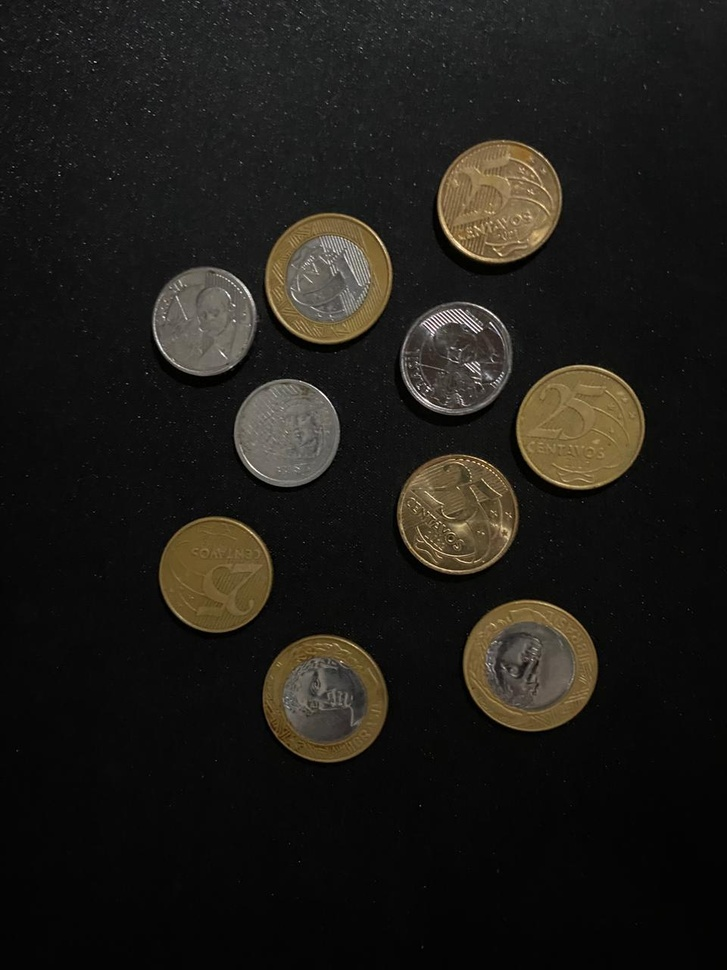
#> input picture CICLO-1/MODULO-10-VISAO-COMPUTACIONAL/AULA-05-SEGMENTACAO-DE-IMAGENS/ATIVIDADE/Q01/minhas_moedas.jpeg, 727 x 970 px, shrunk from 960 x 1280 before the run
$ python Q01.py
#> lines starting #> are read from the running program, lines starting #| are printed output that depends on the picture; after the words box and inside, x2 and y2 are one past the last pixel; in counts of white or black regions, pixels touching at a corner belong together; long printed decimals are rounded
import cv2
import matplotlib.pyplot as plt
import numpy as np


img = cv2.imread("minhas_moedas.jpeg")
#> img is the input picture: shape (970, 727, 3); mean B, G, R 24.2, 28.5, 30.7


gray = cv2.cvtColor(img, cv2.COLOR_BGR2GRAY)
ret, thresh = cv2.threshold(gray, 0, 255, cv2.THRESH_BINARY + cv2.THRESH_OTSU)
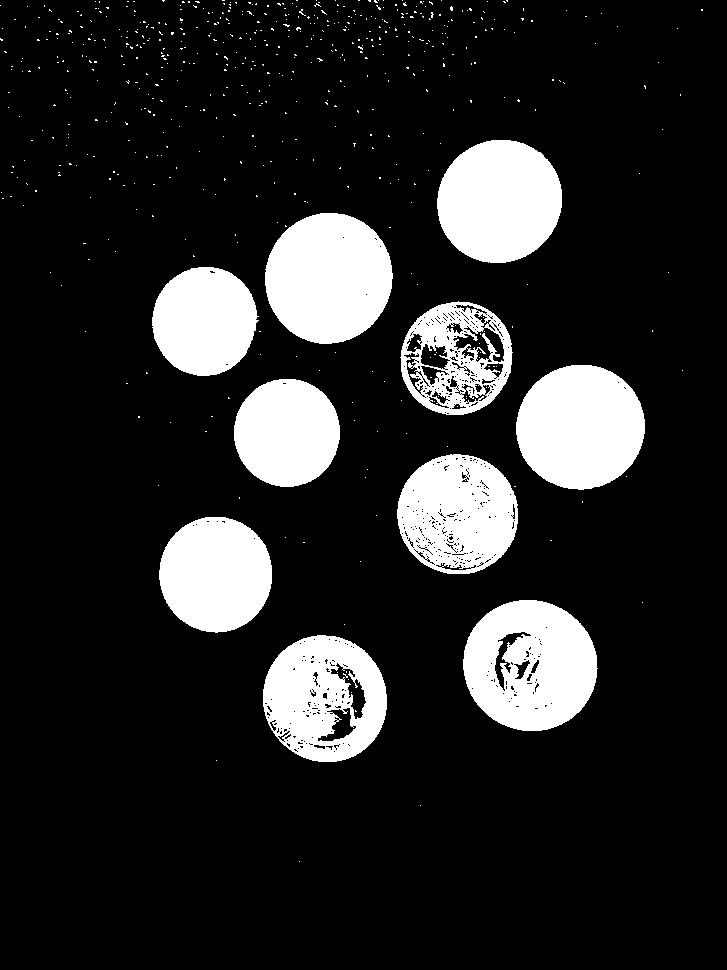
#> thresh: shape (970, 727); 15.5% white; 582 white regions (572 under 20 px), largest, box (x1, y1, x2, y2) and area: (265, 213, 393, 344) 13100, (463, 600, 598, 731) 13076, (516, 365, 645, 490) 12618
#> ret = 57

plt.figure(figsize=(12, 10))
plt.subplot(121), plt.imshow(img, "gray"), plt.title("Input")
plt.subplot(122), plt.imshow(thresh, "gray"), plt.title("Thresholding")
plt.show()
#> figure, not shown here; B, G, R data is drawn as R, G, B


# noise removal
kernel = np.ones((3, 3), np.uint8)
opening = cv2.morphologyEx(thresh, cv2.MORPH_OPEN, kernel, iterations=2)
#> opening: shape (970, 727); 14.3% white; 26 white regions, largest, box (x1, y1, x2, y2) and area: (265, 213, 393, 344) 13078, (463, 600, 597, 731) 12816, (516, 365, 645, 490) 12602

kernel_elipse = cv2.getStructuringElement(cv2.MORPH_ELLIPSE, (7, 7))
# sure background area
sure_bg = cv2.morphologyEx(opening, cv2.MORPH_DILATE, kernel_elipse, iterations=10)
#> sure_bg: shape (970, 727); 33.2% white; 1 white region, box (x1, y1, x2, y2) and area: (122, 110, 675, 792) 234040

plt.figure(figsize=(12, 10))
plt.subplot(121), plt.imshow(opening, "gray"), plt.title("opening")
plt.subplot(122), plt.imshow(sure_bg, "gray"), plt.title("sure_bg")
plt.show()


# Finding sure foreground area
dist_transform = cv2.distanceTransform(sure_bg, cv2.DIST_L2, 5)
print(dist_transform.max())
#| 90.7411
print(0.7 * dist_transform.max())
#| 63.519
ret, sure_fg = cv2.threshold(dist_transform, 0.7 * dist_transform.max(), 255, 0)
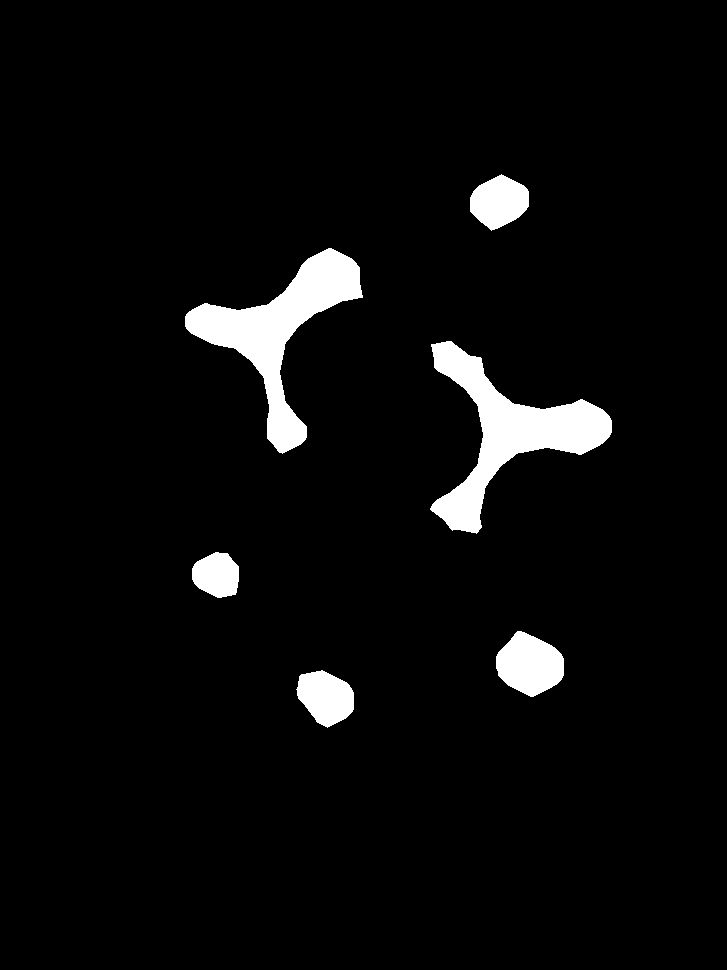
#> sure_fg: shape (970, 727) float32; 4.4% white; 6 white regions, box (x1, y1, x2, y2) and area: (430, 341, 612, 534) 10963, (185, 248, 363, 454) 10803, (496, 631, 564, 697) 3154, (296, 670, 354, 728) 2332, (470, 174, 529, 231) 2315, (192, 552, 239, 598) 1664
#> ret = 63.52


plt.figure(figsize=(12, 10))
plt.subplot(121), plt.imshow(dist_transform, "gray"), plt.title("dist_transform")
plt.subplot(122), plt.imshow(sure_fg, "gray"), plt.title("sure_fg")
plt.show()

# Finding unknown region
sure_fg = np.uint8(sure_fg)
unknown = cv2.subtract(sure_bg, sure_fg)
#> unknown: shape (970, 727); 28.8% white; 1 white region, box (x1, y1, x2, y2) and area: (122, 110, 675, 792) 202809
plt.imshow(unknown, "gray"), plt.title("Encontrando os Centros")
plt.show()


# Marker labelling
ret, markers = cv2.connectedComponents(sure_fg)
#> markers: shape (970, 727) int32; 7 distinct labels, from 0 to 6
#> ret = 7
print(markers.min(), markers.max())
#| 0 6
print(markers)
#> (printed output is left out)
# Add one to all labels so that sure background is not 0, but 1
markers = markers + 1
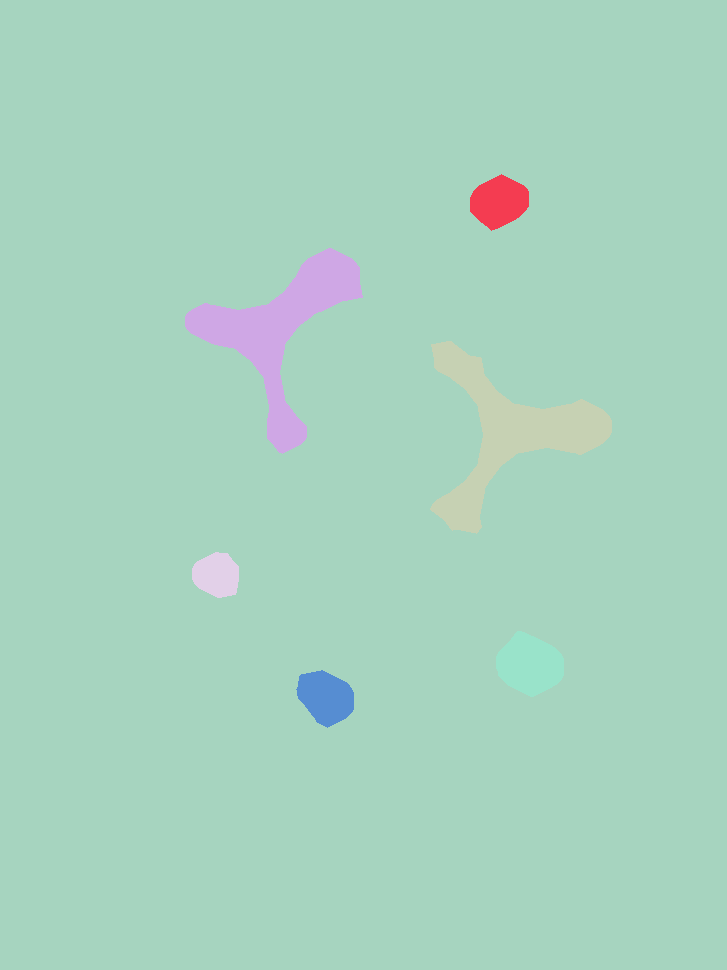
#> markers: shape (970, 727) int32; 7 distinct labels, from 1 to 7; one colour per label, 0 black
print(markers)
#> (printed output is left out)

# Now, mark the region of unknown with zero
markers[unknown == 255] = 0
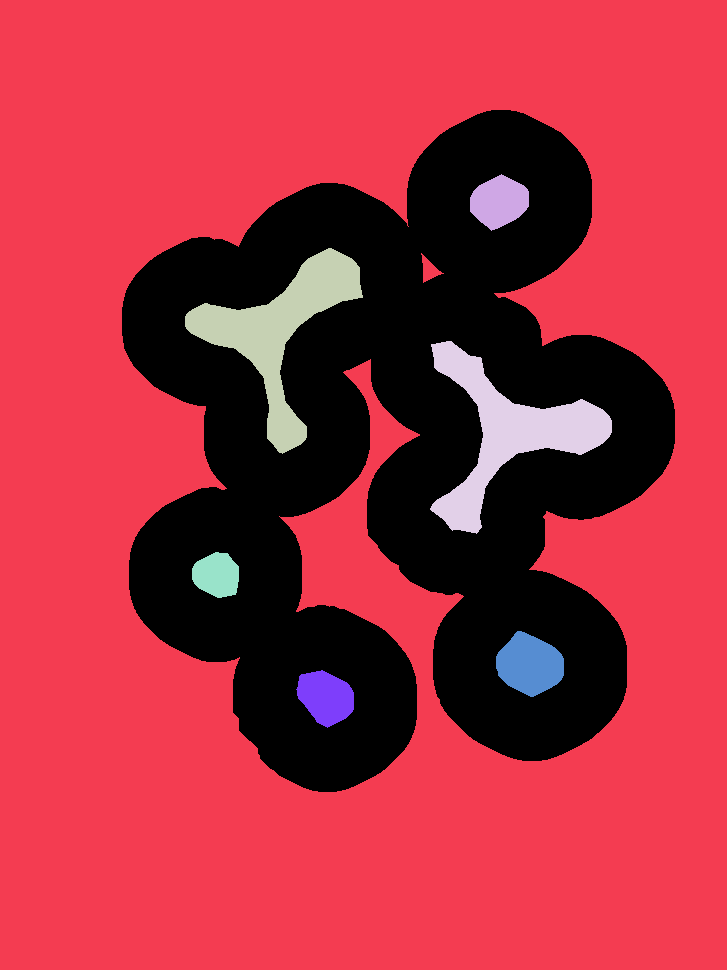
#> markers: shape (970, 727) int32; 8 distinct labels, from 0 to 7; one colour per label, 0 black

plt.figure(figsize=(7, 10))
plt.imshow(markers, "pink"), plt.title("markers")
plt.show()


plt.imshow((markers == 10) * 255, "gray")
print(np.sum(markers == 10) * 1)
#| 0
plt.show()
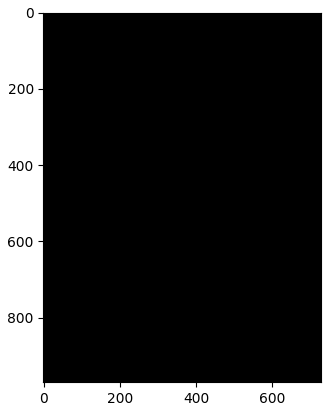
#> figure drawn by matplotlib, 1 panel


markers = cv2.watershed(img, markers)
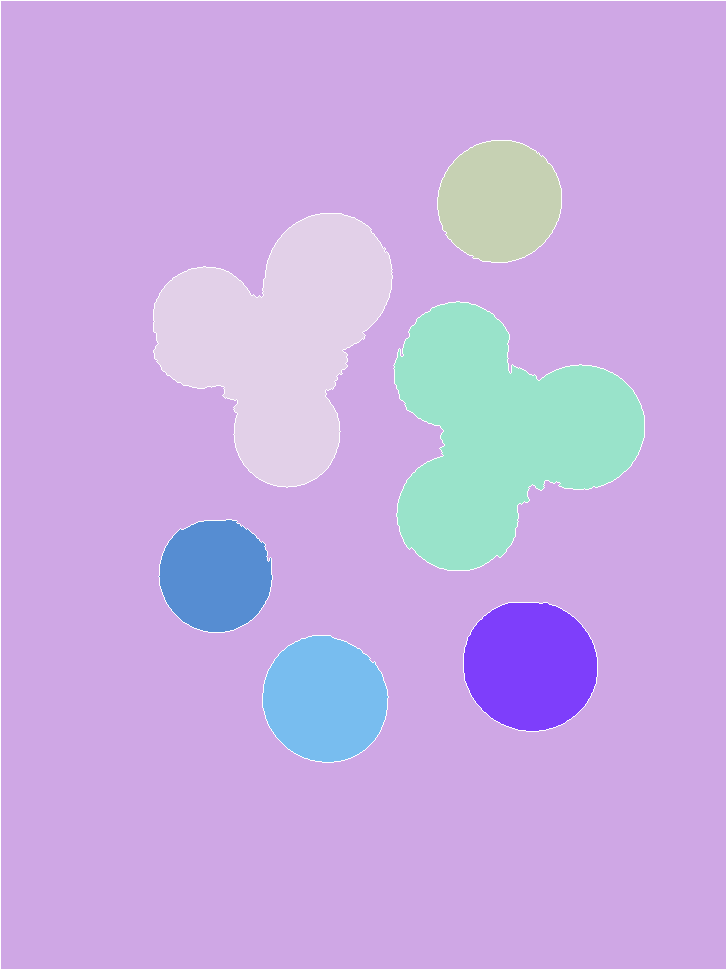
#> markers: shape (970, 727) int32; 8 distinct labels, from -1 to 7; one colour per label, 0 black, -1 white
plt.figure(figsize=(7, 10))
plt.imshow(markers, "gray"), plt.title("markers watershed")
plt.show()

bordas_segmentadas = (markers == -1) * 255
#> bordas_segmentadas: shape (970, 727) int64; 0.93% white in thin lines or dots
kernel_elipse = cv2.getStructuringElement(cv2.MORPH_ELLIPSE, (3, 3))
# sure background area
bordas_segmentadas = np.uint8(bordas_segmentadas)
#> bordas_segmentadas: shape (970, 727); 0.93% white in thin lines or dots
bordas_segmentadas = cv2.dilate(bordas_segmentadas, kernel_elipse, iterations=2)
#> bordas_segmentadas: shape (970, 727); 3.7% white; 7 white regions, largest, box (x1, y1, x2, y2) and area: (0, 0, 727, 970) 10146, (391, 299, 647, 573) 4488, (151, 211, 395, 490) 4189

plt.figure(figsize=(7, 10))
plt.imshow(bordas_segmentadas, "gray")
plt.show()


img_rgb = cv2.cvtColor(img, cv2.COLOR_BGR2RGB)
img_rgb[bordas_segmentadas == 255] = [255, 0, 255]
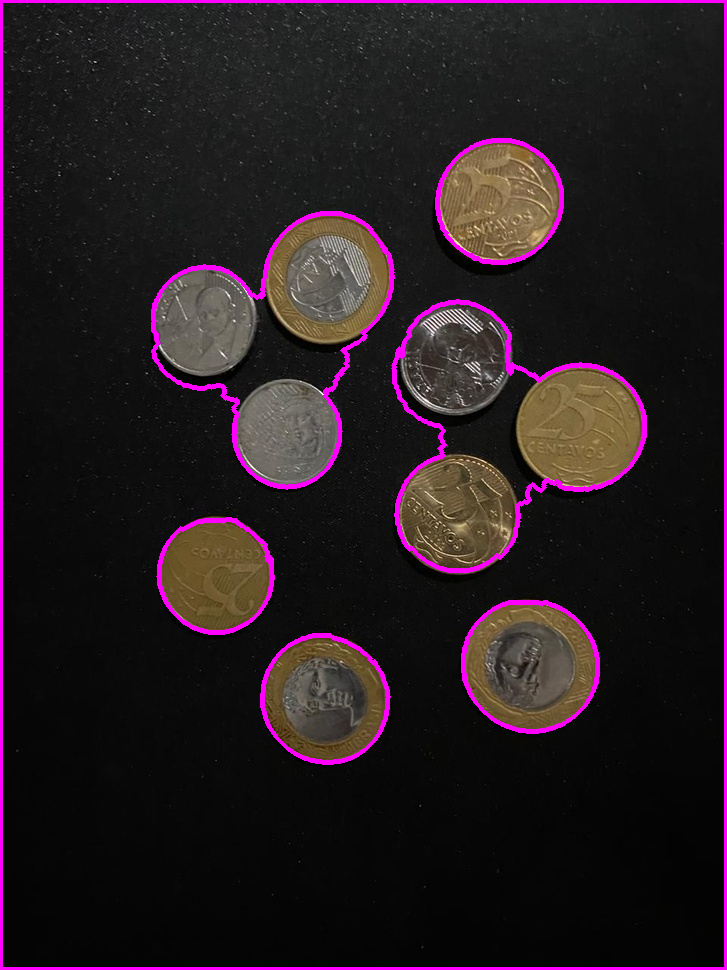
#> img_rgb: shape (970, 727, 3); mean R, G, B 38.3, 26.9, 32.3

print(np.amin(markers), np.amax(markers))
#| -1 7

plt.figure(figsize=(8, 10))
plt.imshow(img_rgb, "gray"), plt.title("imagem")
plt.show()
